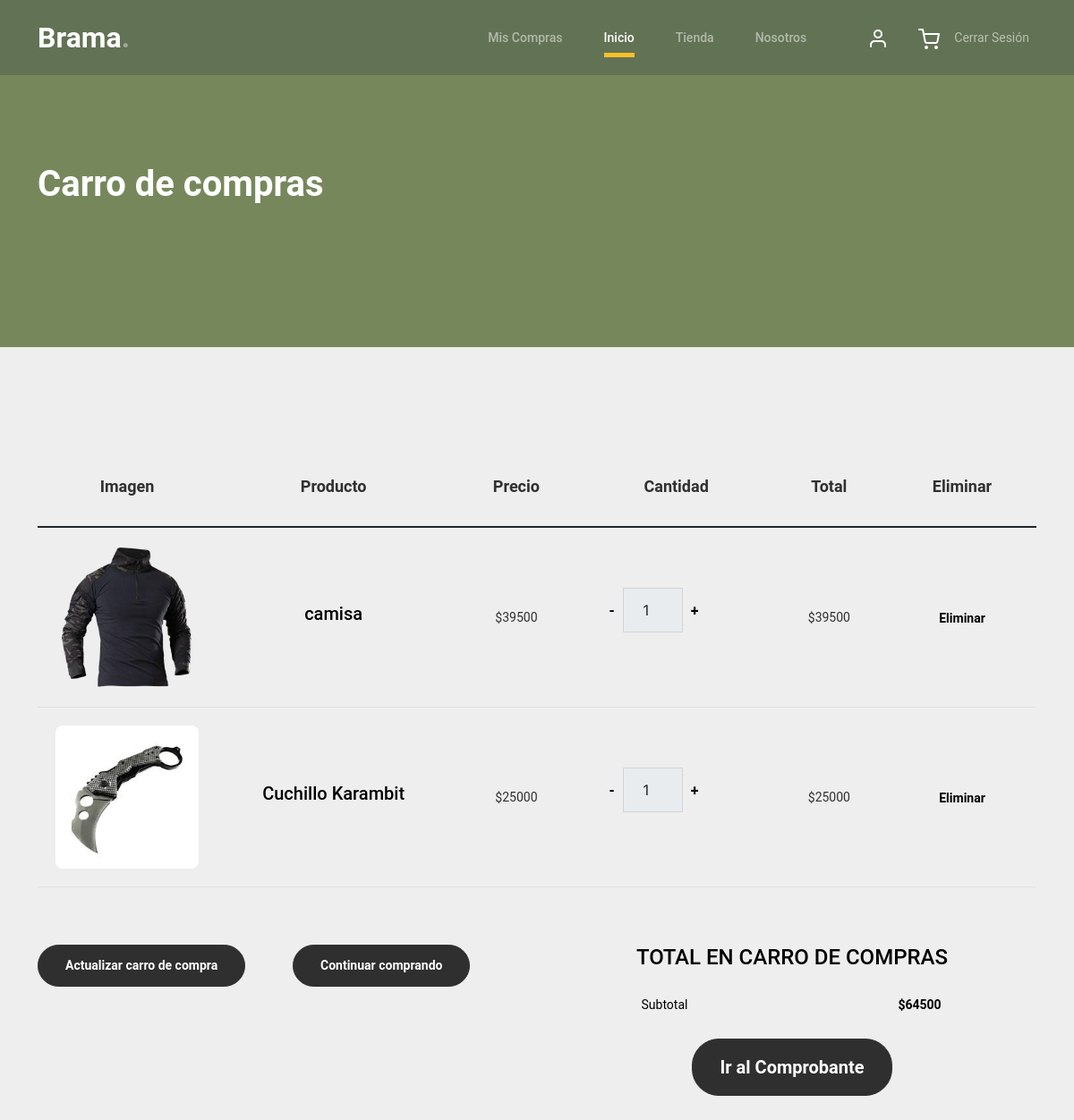
The app's page /cart/ (signed in) with its own data.
### aplicacion/models.py (models this page shows, shortened)
class Carrito(models.Model):
    id = models.AutoField(primary_key=True)  # Añadimos un campo AutoField para el id #probe poniendo id para eliminarlo, pero igual no funciona
    usuario = models.ForeignKey(Usuario, on_delete=models.CASCADE, related_name='carritos')
    envio = models.ForeignKey(Envio, on_delete=models.CASCADE, null=True, blank=True)
    producto = models.ForeignKey(Producto, on_delete=models.CASCADE)
    cantidad = models.IntegerField(validators=[MinValueValidator(1)])
    class Meta:
        verbose_name_plural = 'Carritos'
    def get_total_price(self):
        return self.producto.precio * self.cantidad
    class Meta:
        verbose_name_plural = 'Carritos'

class Producto(models.Model):
    cod_producto = models.AutoField(primary_key=True)
    nombre = models.CharField(max_length=50)
    tipo_producto = models.CharField(max_length=10, choices=TIPO_PRODUCTO, default='OTRO PRODUCTO')
    tipo_municion = models.CharField(max_length=100, choices=TIPO_MUNICION, default='OTRO')
    precio = models.IntegerField(validators=[MinValueValidator(1000), MaxValueValidator(999999999)])
    stock = models.IntegerField(default=0)
    imagen = models.ImageField(upload_to='productos', null=True)

### aplicacion/views.py (the view, shortened to what this page needs)
# urls.py: path('cart/', cart, name='cart'),
@login_required
def cart(request):
    user = request.user
    usr = get_object_or_404(Usuario, nombusuario=user)
    carritos = Carrito.objects.filter(usuario_id=usr)
    productos = Producto.objects.all()
    subtotal = sum(c.get_total_price() for c in carritos)
    datos = {
        "carritos": carritos,
        "productos": productos,
        "subtotal": subtotal,
    }
    print("Y aqui")  # Confirmar que se accede a la vista
    return render(request, "aplicacion/cart.html", datos)

### aplicacion/templates/aplicacion/cart.html (shortened to what this page needs)
{% load static %}
<!DOCTYPE html>
<html lang="es">
<head>
    <link rel="stylesheet" href="{% static 'aplicacion/css/bootstrap.min.css' %}">
    <link rel="stylesheet" href="https://cdnjs.cloudflare.com/ajax/libs/font-awesome/6.0.0-beta3/css/all.min.css">
    <link rel="stylesheet" href="{% static 'aplicacion/css/tiny-slider.css' %}">
    <link rel="stylesheet" href="{% static 'aplicacion/css/style.css' %}">
</head>
<body>
	<nav class="custom-navbar navbar navbar-expand-md navbar-dark bg-dark" arial-label="Furni navigation bar">
		<div class="container">
			<a class="navbar-brand" href="{% url 'index' %}">Brama<span>.</span></a>
			<div class="collapse navbar-collapse" id="navbarsFurni">
				<ul class="custom-navbar-nav navbar-nav ms-auto mb-2 mb-md-0">
					<li><a class="nav-link" href="{% url 'miscompras' %}">Mis Compras
						</a></li>
					<li class="nav-item active">
						<a class="nav-link" href="{% url 'index' %}">Inicio</a>
					</li>
					<li><a class="nav-link" href="{% url 'shop' %}">Tienda</a></li>
					<li><a class="nav-link" href="{% url 'about' %}">Nosotros</a></li>
				</ul>
				<ul class="custom-navbar-cta navbar-nav mb-2 mb-md-0 ms-5">
					<li><a class="nav-link" href="{% url 'login' %}"><img src="{% static 'aplicacion/img/user.svg' %}"></a></li>
					<li><a class="nav-link" href="{% url 'cart' %}"><img src="{% static 'aplicacion/img/cart.svg' %}"></a></li>
                    <li><a class="nav-link" href="{% url 'salir' %}">Cerrar Sesión</a></li>
				</ul>
			</div>
		</div>
	</nav>
    <div class="hero">
        <div class="container">
            <div class="row justify-content-between">
                <div class="col-lg-5">
                    <div class="intro-excerpt">
                        <h1>Carro de compras</h1>
                    </div>
                </div>
                <div class="col-lg-7">
                </div>
            </div>
        </div>
    </div>
    <div class="untree_co-section before-footer-section">
        <div class="container">
            <div class="row mb-5">
                <form class="col-md-12" method="post" action="{% url 'cart' %}">
                    <div class="site-blocks-table">
                        <table class="table">
                            <thead>
                                <tr>
                                    <th class="product-thumbnail">Imagen</th>
                                    <th class="product-name">Producto</th>
                                    <th class="product-price">Precio</th>
                                    <th class="product-quantity">Cantidad</th>
                                    <th class="product-total">Total</th>
                                    <th class="product-remove">Eliminar</th>
                                </tr>
                            </thead>
                            <tbody>
                                {% for c in carritos %}
                                <tr>
                                    <td class="product-thumbnail">
                                        <img src="{{ c.producto.imagen.url }}" alt="{{ c.producto.nombre }}" class="img-fluid">
                                    </td>
                                    <td class="product-name">
                                        <h2 class="h5 text-black">{{ c.producto.nombre }}</h2>
                                    </td>
                                    <td class="product-price"> ${{ c.producto.precio }}</td>
                                    <td>
                                        <div class="input-group mb-3 d-flex align-items-center quantity-container" style="max-width: 120px;">
                                            <div class="input-group-prepend">
                                                <button class="btn btn-outline-black decrease" type="button">-</button>
                                            </div>
                                            <input type="number" class="form-control text-center quantity-amount" value="{{ c.cantidad }}" placeholder="" aria-label="Cantidad" aria-describedby="button-addon1" min="1" step="1" disabled>
                                            <div class="input-group-append">
                                                <button class="btn btn-outline-black increase" type="button">+</button>
                                            </div>
                                        </div>
                                    </td>
                                    <td class="product-total"> ${{ c.get_total_price }}</td>
                                    <td>
                                        <form method="post" action="{% url 'cart' %}">
                                            <button type="submit" class="btn btn-black btn-sm btn-remove">Eliminar</button>
                                        </form>
                                    </td>
                                </tr>
                                {% endfor %}
                            </tbody>
                        </table>
                    </div>
                </form>
            </div>
            </div>
            <div class="container">
                <div class="row">
                    <div class="col-md-6">
                        <div class="row mb-4">
                            <div class="col-md-6 mb-3 mb-md-0">
                                <button class="btn btn-black btn-sm btn-block" id="updateCartButton">Actualizar carro de compra</button>
                            </div>
                            <div class="col-md-6">
                                <a href="{% url 'shop' %}" class="btn btn-black btn-sm btn-block">Continuar comprando</a>
                            </div>
                        </div>
                    </div>
                    <div class="col-md-6">
                        <div class="text-center">
                            <h3 class="text-black h4 text-uppercase mb-4">Total en Carro de compras</h3>
                            <div class="row mb-4">
                                <div class="col-md-6 text-left">
                                    <span class="text-black">Subtotal</span>
                                </div>
                                <div class="col-md-6 text-right">
                                    <strong class="text-black">${{ subtotal }}</strong>
                                </div>
                            </div>
                            <form action="{% url 'checkout' %}" method="post">
                                <button type="submit" class="btn btn-black btn-lg py-3 btn-block">Ir al Comprobante</button>
                            </form>
                        </div>
                    </div>
                </div>
            </div>
</body>
</html>

### aplicacion/static/aplicacion/css/style.css (style rules this page uses)
body { overflow-x: hidden; position: relative; }
body { font-family: "Inter", sans-serif; font-weight: 400; line-height: 28px; color: #6a6a6a; font-size: 14px; background-color: #eff2f1; }
a { text-decoration: none; -webkit-transition: .3s all ease; -o-transition: .3s all ease; transition: .3s all ease; color: #2f2f2f; text-decoration: underline; }
.custom-navbar { background: #627254 !important; padding-top: 20px; padding-bottom: 20px; }
.custom-navbar .navbar-brand { font-size: 32px; font-weight: 600; }
.custom-navbar .navbar-brand > span { opacity: .4; }
@media (min-width: 992px) { .custom-navbar .custom-navbar-nav li { margin-left: 15px; margin-right: 15px; } }
.custom-navbar .custom-navbar-nav li a { font-weight: 500; color: #ffffff !important; opacity: .5; -webkit-transition: .3s all ease; -o-transition: .3s all ease; transition: .3s all ease; position: relative; }
@media (min-width: 768px) { .custom-navbar .custom-navbar-nav li a:before { content: ""; position: absolute; bottom: 0; left: 8px; right: 8px; background: #f9bf29; height: 5px; opacity: 1; visibility: visible; width: 0; -webkit-transition: .15s all ease-out; -o-transition: .15s all ease-out; transition: .15s all ease-out; } }
.custom-navbar .custom-navbar-nav li.active a { opacity: 1; }
.custom-navbar .custom-navbar-nav li.active a:before { width: calc(100% - 16px); }
.custom-navbar .custom-navbar-cta { margin-left: 0 !important; -webkit-box-orient: horizontal; -webkit-box-direction: normal; -ms-flex-direction: row; flex-direction: row; }
@media (min-width: 768px) { .custom-navbar .custom-navbar-cta { margin-left: 40px !important; } }
.custom-navbar .custom-navbar-cta li { margin-left: 0px; margin-right: 0px; }
.custom-navbar .custom-navbar-cta li:first-child { margin-right: 20px; }
.hero { background: #76885B; padding: calc(4rem - 30px) 0 0rem 0; }
@media (min-width: 768px) { .hero { padding: calc(4rem - 30px) 0 4rem 0; } }
@media (min-width: 992px) { .hero { padding: calc(8rem - 30px) 0 8rem 0; } }
.hero .intro-excerpt { position: relative; z-index: 4; }
@media (min-width: 992px) { .hero .intro-excerpt { max-width: 450px; } }
.hero h1 { font-weight: 700; color: #ffffff; margin-bottom: 30px; }
.btn { font-weight: 600; padding: 12px 30px; border-radius: 30px; color: #ffffff; background: #2f2f2f; border-color: #2f2f2f; }
.before-footer-section { padding: 7rem 0 12rem 0 !important; }
.untree_co-section { padding: 7rem 0; }
.form-control { height: 50px; border-radius: 10px; font-family: "Inter", sans-serif; }
.site-blocks-table { overflow: auto; }
.site-blocks-table .product-thumbnail { width: 200px; }
.site-blocks-table .btn { padding: 2px 10px; }
.site-blocks-table thead th { padding: 30px; text-align: center; border-width: 0px !important; vertical-align: middle; color: rgba(0, 0, 0, 0.8); font-size: 18px; }
.site-blocks-table td { padding: 20px; text-align: center; vertical-align: middle; color: rgba(0, 0, 0, 0.8); }
.site-blocks-table tbody tr:first-child td { border-top: 1px solid #3b5d50 !important; }
.site-blocks-table .btn { background: none !important; color: #000000; border: none; height: auto !important; }
:root { --dark-green: #627254; --light-green: #76885B; --gray: #DDDDDD; --light-gray: #EEEEEE; }
body { background-color: var(--light-gray); color: var(--dark-green); }
h1 { color: var(--light-green); }
.img-fluid { transition: transform 0.5s ease; cursor: pointer; }
body { font-family: 'Roboto', sans-serif; background-color: #EEEEEE; }
h1 { color: #627254; font-weight: 700; }
.img-fluid { transition: transform 0.3s ease; cursor: pointer; border-radius: 8px; color: #EEEEEE; font-weight: bold; }

### records on screen
Carrito: producto.imagen (picture), producto.nombre "camisa", producto.precio "39500", cantidad "1", get_total_price "39500"
Carrito: producto.imagen (picture), producto.nombre "Cuchillo Karambit", producto.precio "25000", cantidad "1", get_total_price "25000"

### other values on screen
{{ subtotal }} "64500"
